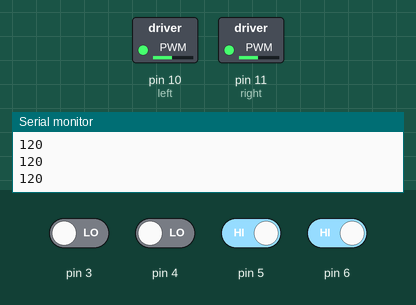
Bench run of a sketch on a simulated Arduino Uno, built with avr-gcc and run on an emulated ATmega328P. On the bench: switched loads named in the sketch (green lamp = pin HIGH), the last lines printed to the serial monitor. Inputs (shaded band) come from the test bench; at power-on: pin 5, pin 6 HIGH, pin 3, pin 4 LOW.

Above: at 1.2 s.
1.3 s: pin 3 driven HIGH
At 2.0 s:
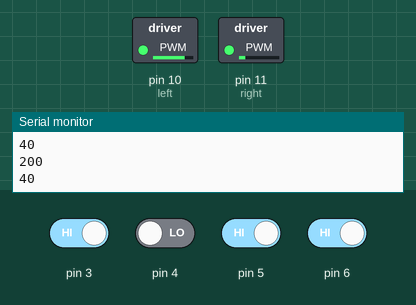
2.8 s: pin 4 driven HIGH
At 4.0 s:
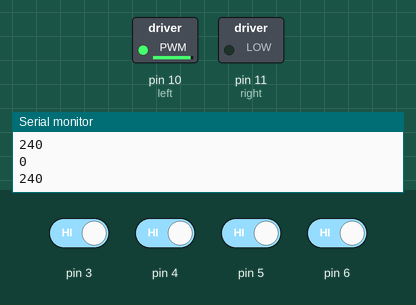
4.3 s: pin 4 driven LOW
At 5.3 s:
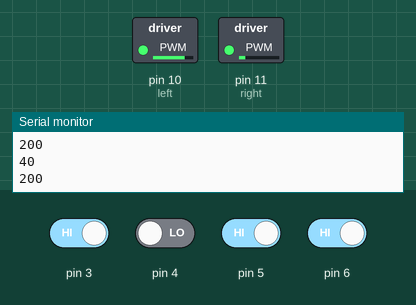
5.8 s: pin 5 driven LOW
At 6.7 s:
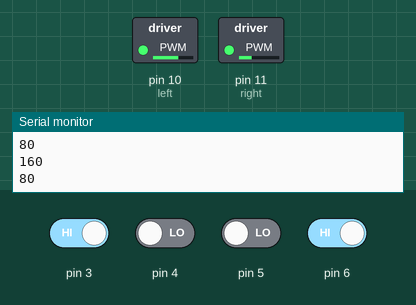
7.3 s: pin 6 driven LOW
At 7.8 s:
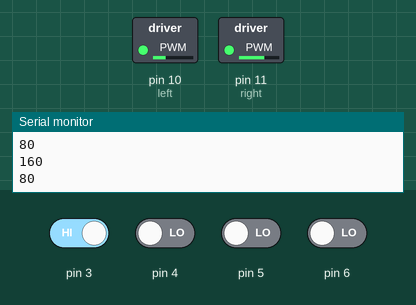
8.8 s: pin 3 driven LOW
At 10.1 s:
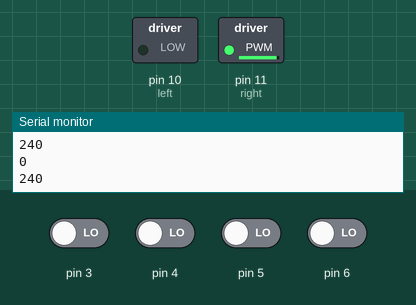
Timing chart, 0 to 11.3 s (numbered marks = the images above; inputs shaded):
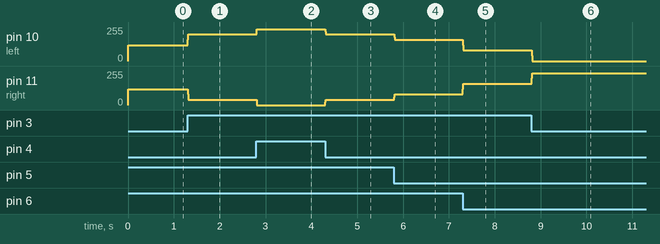

The sketch:

8_line_follower_arduino.ino
```cpp
int sensor[4];
int weight[] = {-4,-2,2,4};

int left = 10;    //pwm of left motor
int right = 11;   //pwm of right motor
int i=0;

int kp = 2, ki = 0.01, kd = 1.5;

int error=0, error_sum=0, error_diff=0, old_error=0;
int pid_correct = 0, left_rpm = 0, right_rpm = 0;
int base = 120;

void setup()
{
  pinMode(left, OUTPUT);
  pinMode(right, OUTPUT);
  pinMode(3, INPUT);
  pinMode(4, INPUT);
  pinMode(5, INPUT);
  pinMode(6, INPUT);

  Serial.begin(9600);
}

void loop()
{
  read_sensors();
  calc_error();
  pid_out();
  motor_out();
}

void read_sensors()
{
  sensor[0]=digitalRead(3);
  sensor[1]=digitalRead(4);
  sensor[2]=!digitalRead(5);
  sensor[3]=!digitalRead(6);
}

void calc_error()
{
  int sum = 0;
  for(i=0;i<4;i++)
  {
    sum = sum + sensor[i]*weight[i];
  }
  error = 0-sum;
}

void pid_out()
{
  error_sum += error;
  error_diff = old_error - error;
  old_error = error;

  pid_correct = kp*error + ki*error_sum + kd*error_diff;

  error = 0;
}

void motor_out()
{
  left_rpm = base+10*pid_correct;
  right_rpm = base-10*pid_correct;

  analogWrite(left, left_rpm);
  analogWrite(right, right_rpm);

  Serial.println(left_rpm);
  Serial.println(right_rpm);
}
```

Measured:
- after the input at 1.3 s, pin 10 (left): 120/255 → 200/255 at once; pin 11 (right): 120/255 → 40/255 at once
- after the input at 2.8 s, pin 10 (left): 200/255 → 240/255 at once; pin 11 (right): 40/255 → 0/255 at once
- after the input at 4.3 s, pin 10 (left): 240/255 → 200/255 at once; pin 11 (right): 0/255 → 40/255 at once
- after the input at 5.8 s, pin 10 (left): 200/255 → 160/255 at once; pin 11 (right): 40/255 → 80/255 at once
- after the input at 7.3 s, pin 10 (left): 160/255 → 80/255 at once; pin 11 (right): 80/255 → 160/255 at once
- after the input at 8.8 s, pin 10 (left): 80/255 → 0/255 at once; pin 11 (right): 160/255 → 240/255 at once
